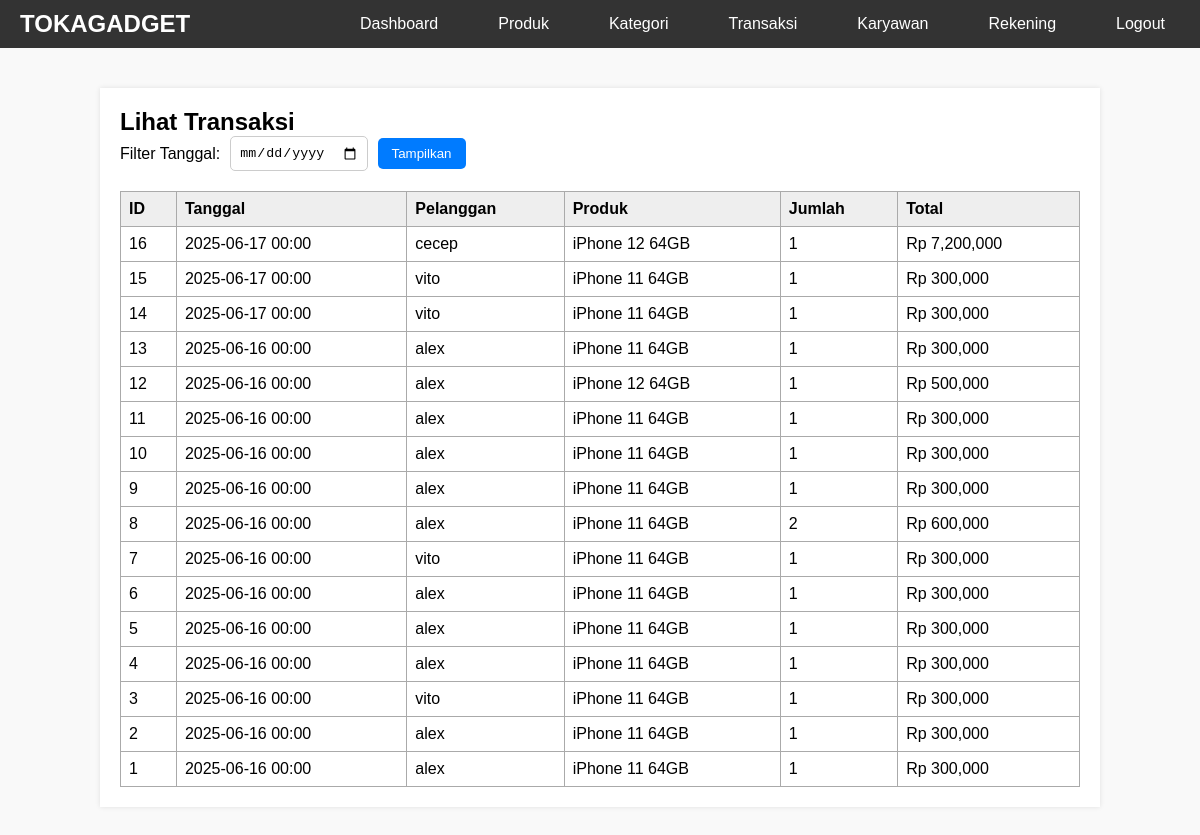
Page /basdat/admin/transaksi.php (signed in) on the committed database.
### tables this page shows
CREATE TABLE `transaksi` (
  `id_transaksi` int(11) NOT NULL,
  `id_toko` int(11) DEFAULT NULL,
  `id_pelanggan` int(11) DEFAULT NULL,
  `id_produk` int(11) DEFAULT NULL,
  `id_rekening` int(11) DEFAULT NULL,
  `id_karyawan` int(11) DEFAULT NULL,
  `id_kebijakan` int(11) DEFAULT NULL,
  `tanggal` date DEFAULT NULL,
  `banyaknya` int(11) DEFAULT NULL,
  `total` decimal(15,2) DEFAULT NULL
);

CREATE TABLE `pelanggan` (
  `id_pelanggan` int(11) NOT NULL,
  `nama_pelanggan` varchar(100) NOT NULL,
  `telepon` varchar(20) DEFAULT NULL
);

CREATE TABLE `produk` (
  `id_produk` int(11) NOT NULL,
  `nama_produk` varchar(100) NOT NULL,
  `id_kategori` int(11) DEFAULT NULL,
  `harga` decimal(15,2) DEFAULT NULL,
  `stok` int(11) DEFAULT 0
);

### basdat/admin/transaksi.php (the view, shortened to what this page needs)
<?php
require_once '../config/database.php';
$tanggal_filter = $_GET['tanggal'] ?? '';
if ($tanggal_filter) {
    $stmt = $pdo->prepare("
        SELECT t.*, p.nama_produk, pel.nama_pelanggan
        FROM transaksi t
        LEFT JOIN produk p ON t.id_produk = p.id_produk
        LEFT JOIN pelanggan pel ON t.id_pelanggan = pel.id_pelanggan
        WHERE DATE(t.tanggal) = ?
        ORDER BY t.tanggal DESC
    ");
    $stmt->execute([$tanggal_filter]);
} else {
    $stmt = $pdo->query("
        SELECT t.*, p.nama_produk, pel.nama_pelanggan
        FROM transaksi t
        LEFT JOIN produk p ON t.id_produk = p.id_produk
        LEFT JOIN pelanggan pel ON t.id_pelanggan = pel.id_pelanggan
        ORDER BY t.tanggal DESC
    ");
}
$transaksi_result = $stmt->fetchAll();
?>
<!DOCTYPE html>
<html>
<head>
</head>
<body>
<nav class="navbar">
    <div class="nav-container">
        <a href="../index.php" class="logo">TOKAGADGET</a>
        <ul class="nav-menu">
            <li><a href="index.php">Dashboard</a></li>
            <li><a href="produk.php">Produk</a></li>
            <li><a href="kategori.php">Kategori</a></li>
            <li><a href="transaksi.php">Transaksi</a></li>
            <li><a href="karyawan.php">Karyawan</a></li>
            <li><a href="pembayaran.php">Rekening</a></li>
            <li><a href="../logout.php" onclick="return confirm('Keluar dari admin?')">Logout</a></li>
        </ul>
    </div>
</nav>
<div class="container">
    <h2>Lihat Transaksi</h2>
    <form method="GET" class="filter">
        <label for="tanggal">Filter Tanggal:</label>
        <input type="date" id="tanggal" name="tanggal" value="<?= htmlspecialchars($tanggal_filter) ?>">
        <button type="submit">Tampilkan</button>
    </form>
    <?php if (count($transaksi_result) > 0): ?>
    <table>
        <tr style="background-color: #eee;">
            <th>ID</th>
            <th>Tanggal</th>
            <th>Pelanggan</th>
            <th>Produk</th>
            <th>Jumlah</th>
            <th>Total</th>
        </tr>
        <?php foreach ($transaksi_result as $row): ?>
        <tr>
            <td><?= $row['id_transaksi']; ?></td>
            <td><?= date('Y-m-d H:i', strtotime($row['tanggal'])) ?></td>
            <td><?= htmlspecialchars($row['nama_pelanggan']); ?></td>
            <td><?= htmlspecialchars($row['nama_produk']); ?></td>
            <td><?= $row['banyaknya']; ?></td>
            <td>Rp <?= number_format($row['total']); ?></td>
        </tr>
        <?php endforeach; ?>
    </table>
    <?php else: ?>
        <p class="no-data">Tidak ada transaksi pada tanggal ini.</p>
    <?php endif; ?>
</div>
</body>
</html>

### basdat/admin/transaksi.php (style rules this page uses)
* { margin: 0; padding: 0; box-sizing: border-box; }
body { font-family: Arial, sans-serif; background: #f9f9f9; }
.navbar { background: #333; padding: 10px 0; }
.nav-container { max-width: 1200px; margin: 0 auto; display: flex; justify-content: space-between; align-items: center; padding: 0 20px; }
.logo { color: white; font-size: 24px; font-weight: bold; text-decoration: none; }
.nav-menu { display: flex; list-style: none; }
.nav-menu li { margin-left: 30px; }
.nav-menu a { color: white; text-decoration: none; padding: 10px 15px; border-radius: 5px; transition: background 0.3s; }
.container { max-width: 1000px; margin: 40px auto; padding: 20px; background: white; box-shadow: 0 0 5px rgba(0,0,0,0.1); }
form.filter { margin-bottom: 20px; display: flex; align-items: center; gap: 10px; }
input[type="date"] { padding: 8px; border: 1px solid #ccc; border-radius: 5px; }
button { padding: 8px 14px; background-color: #007bff; border: none; color: white; border-radius: 5px; cursor: pointer; }
table { width: 100%; border-collapse: collapse; margin-top: 15px; }
table, th, td { border: 1px solid #aaa; }
th, td { padding: 8px; text-align: left; }

### rows in the picture
transaksi: id_transaksi "16", tanggal "2025-06-17 00:00", id_pelanggan.nama_pelanggan "cecep", id_produk.nama_produk "iPhone 12 64GB", banyaknya "1", total "7,200,000"
transaksi: id_transaksi "15", tanggal "2025-06-17 00:00", id_pelanggan.nama_pelanggan "vito", id_produk.nama_produk "iPhone 11 64GB", banyaknya "1", total "300,000"
transaksi: id_transaksi "14", tanggal "2025-06-17 00:00", id_pelanggan.nama_pelanggan "vito", id_produk.nama_produk "iPhone 11 64GB", banyaknya "1", total "300,000"
transaksi: id_transaksi "13", tanggal "2025-06-16 00:00", id_pelanggan.nama_pelanggan "alex", id_produk.nama_produk "iPhone 11 64GB", banyaknya "1", total "300,000"
transaksi: id_transaksi "12", tanggal "2025-06-16 00:00", id_pelanggan.nama_pelanggan "alex", id_produk.nama_produk "iPhone 12 64GB", banyaknya "1", total "500,000"
transaksi: id_transaksi "11", tanggal "2025-06-16 00:00", id_pelanggan.nama_pelanggan "alex", id_produk.nama_produk "iPhone 11 64GB", banyaknya "1", total "300,000"
transaksi: id_transaksi "10", tanggal "2025-06-16 00:00", id_pelanggan.nama_pelanggan "alex", id_produk.nama_produk "iPhone 11 64GB", banyaknya "1", total "300,000"
transaksi: id_transaksi "9", tanggal "2025-06-16 00:00", id_pelanggan.nama_pelanggan "alex", id_produk.nama_produk "iPhone 11 64GB", banyaknya "1", total "300,000"
transaksi: id_transaksi "8", tanggal "2025-06-16 00:00", id_pelanggan.nama_pelanggan "alex", id_produk.nama_produk "iPhone 11 64GB", banyaknya "2", total "600,000"
transaksi: id_transaksi "7", tanggal "2025-06-16 00:00", id_pelanggan.nama_pelanggan "vito", id_produk.nama_produk "iPhone 11 64GB", banyaknya "1", total "300,000"
transaksi: id_transaksi "6", tanggal "2025-06-16 00:00", id_pelanggan.nama_pelanggan "alex", id_produk.nama_produk "iPhone 11 64GB", banyaknya "1", total "300,000"
transaksi: id_transaksi "5", tanggal "2025-06-16 00:00", id_pelanggan.nama_pelanggan "alex", id_produk.nama_produk "iPhone 11 64GB", banyaknya "1", total "300,000"
transaksi: id_transaksi "4", tanggal "2025-06-16 00:00", id_pelanggan.nama_pelanggan "alex", id_produk.nama_produk "iPhone 11 64GB", banyaknya "1", total "300,000"
transaksi: id_transaksi "3", tanggal "2025-06-16 00:00", id_pelanggan.nama_pelanggan "vito", id_produk.nama_produk "iPhone 11 64GB", banyaknya "1", total "300,000"
transaksi: id_transaksi "2", tanggal "2025-06-16 00:00", id_pelanggan.nama_pelanggan "alex", id_produk.nama_produk "iPhone 11 64GB", banyaknya "1", total "300,000"
transaksi: id_transaksi "1", tanggal "2025-06-16 00:00", id_pelanggan.nama_pelanggan "alex", id_produk.nama_produk "iPhone 11 64GB", banyaknya "1", total "300,000"
